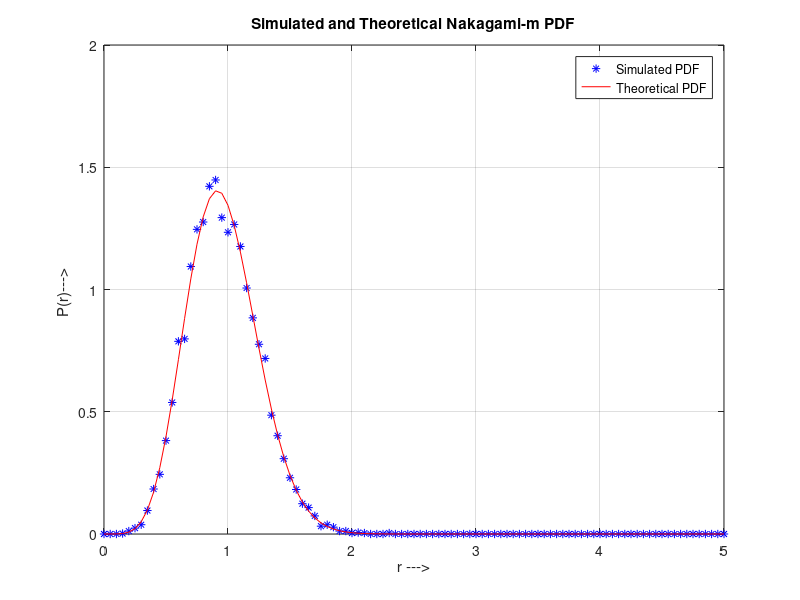

The MATLAB source for this figure:
%%
clc;
clear all;
close all;
%% Distance bin

d = 50;

%Shape Parameter "m"; Shape Parameter>=0.5
if (d>=0) && (d<=50)
    m = 3;
elseif (d>=51) && (d<=150)
    m = 1.5;
elseif d>=151
    m = 1;
else
    disp('Error in Distance Metric');
end

%% Simulation
Num = 10000;

n =2*m;

%Spread Parameter "W"; Spread Parameter>0
W = 1;
val = sqrt(W/(2*m));

for i = 1:n
    %Generating Normal R.V's.
    mean(i) = 0;
    sigma_x(i) = val;
    X1(i,:) = mean(i) + sigma_x(i).*randn(1,Num) ;
    
    X2(i,:) = X1(i,:).*X1(i,:);
end

X3 = sum(X2);
X4 = sqrt(X3);

step = 0.05;
x = 0:step:5;
h = hist(X4, x);  
approxPDF = h/(step*sum(h));
%% Theoritical
for ii = 1:length(x)
    y(ii)=((2*m^m)/(gamma(m)*W^m))*x(ii)^(2*m-1)*exp(-((m/W)*x(ii)^2));
end

%% Figures
figure
plot(x, approxPDF,'b*', x, y,'r');
title('Simulated and Theoretical Nakagami-m PDF');
legend('Simulated PDF','Theoretical PDF')  
xlabel('r --->');  
ylabel('P(r)---> ');  
grid;